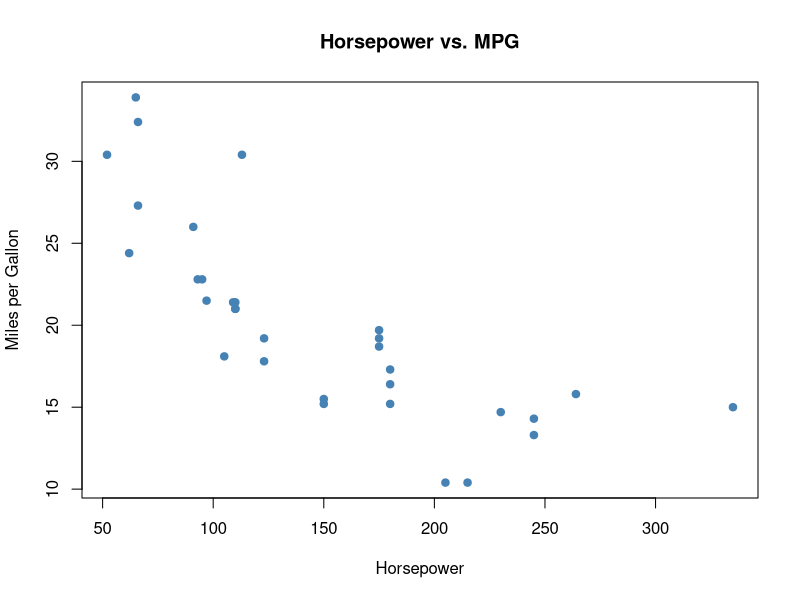

Recreate this plot in R.
#load the dataset
data("mtcars")

#Look at the first few rows
head(mtcars)

# Check the structure 
str(mtcars)

# Get a summary of the dataset
summary(mtcars)

#Lets make a quick plot
plot(mtcars$hp, mtcars$mpg,
     main = "Horsepower vs. MPG",
     xlab = "Horsepower",
     ylab = "Miles per Gallon",
     col = "steelblue", pch = 19)

# Create an S3 object
s3_obj <- list(name = "Carolina", age = 21, GPA = 3.8)
class(s3_obj) <- "student_s3"

# Define a simple print method for it
print.student_s3 <- function(x) {
  cat("Student Name:", x$name, "\nAge:", x$age, "\nGPA:", x$GPA, "\n")
}

# Test it
print(s3_obj)

# Create an S4 class
setClass("student_s4",
         slots = c(name = "character", age = "numeric", GPA = "numeric"))

# Create an object from that class
s4_obj <- new("student_s4", name = "Carolina", age = 21, GPA = 3.8)

# Define a print method for it
setMethod("show", "student_s4", function(object) {
  cat("Student Name:", object@name, "\nAge:", object@age, "\nGPA:", object@GPA, "\n")
})

# Test the method
s4_obj
